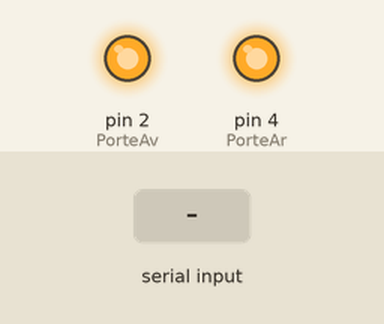
Recording of a sketch running on a simulated Arduino Uno, built with avr-gcc and run on an emulated ATmega328P. On the bench: output pins drawn as LEDs (lit = HIGH). Inputs (shaded band) come from the test bench.

Above: at 1.2 s.
1.3 s: "1\n" received over Serial
At 2.1 s:
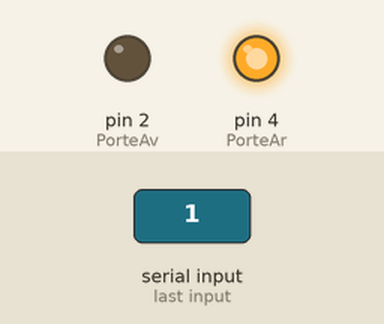
3.8 s: "2\n" received over Serial
At 4.5 s:
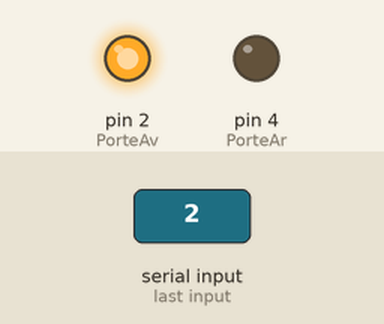
Timing chart, 0 to 6.8 s (numbered marks = the images above; inputs shaded):
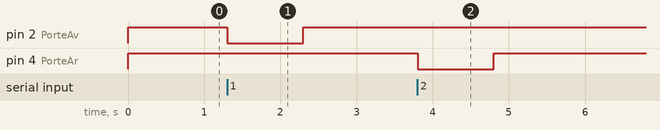

Measured:
- after the input at 1.3 s, pin 2 (PorteAv): HIGH → LOW at once, → HIGH 1.0 s later
- after the input at 3.8 s, pin 4 (PorteAr): HIGH → LOW at once, → HIGH 1.0 s later

The sketch:

communication_serial_arduino.ino
```cpp
int x;
const int PorteAv = 2;
const int PorteAr = 4;
void setup() {
 pinMode(PorteAv,OUTPUT);
 pinMode(PorteAr,OUTPUT);
 Serial.begin(9600);
 Serial.setTimeout(1);
 digitalWrite(PorteAv,HIGH);
 digitalWrite(PorteAr,HIGH);
}
void loop() {
 while (!Serial.available());
 x = Serial.readString().toInt();
 if (x==1){
  digitalWrite(PorteAv,LOW);
  }
 else if (x==2){
  digitalWrite(PorteAr,LOW);
  }

  delay(1000);
  digitalWrite(PorteAv,HIGH);
  digitalWrite(PorteAr,HIGH);
}
```
